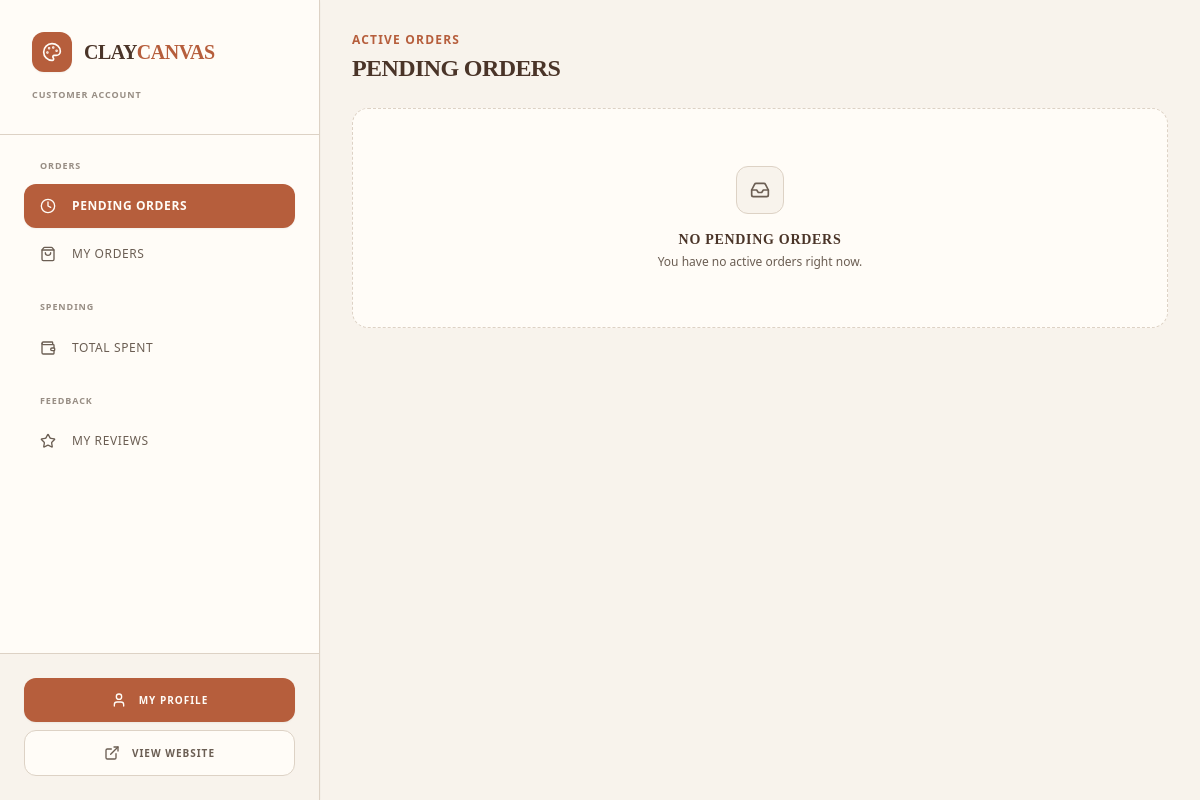
Page /dashboard/ (signed in) on the earlier database version.
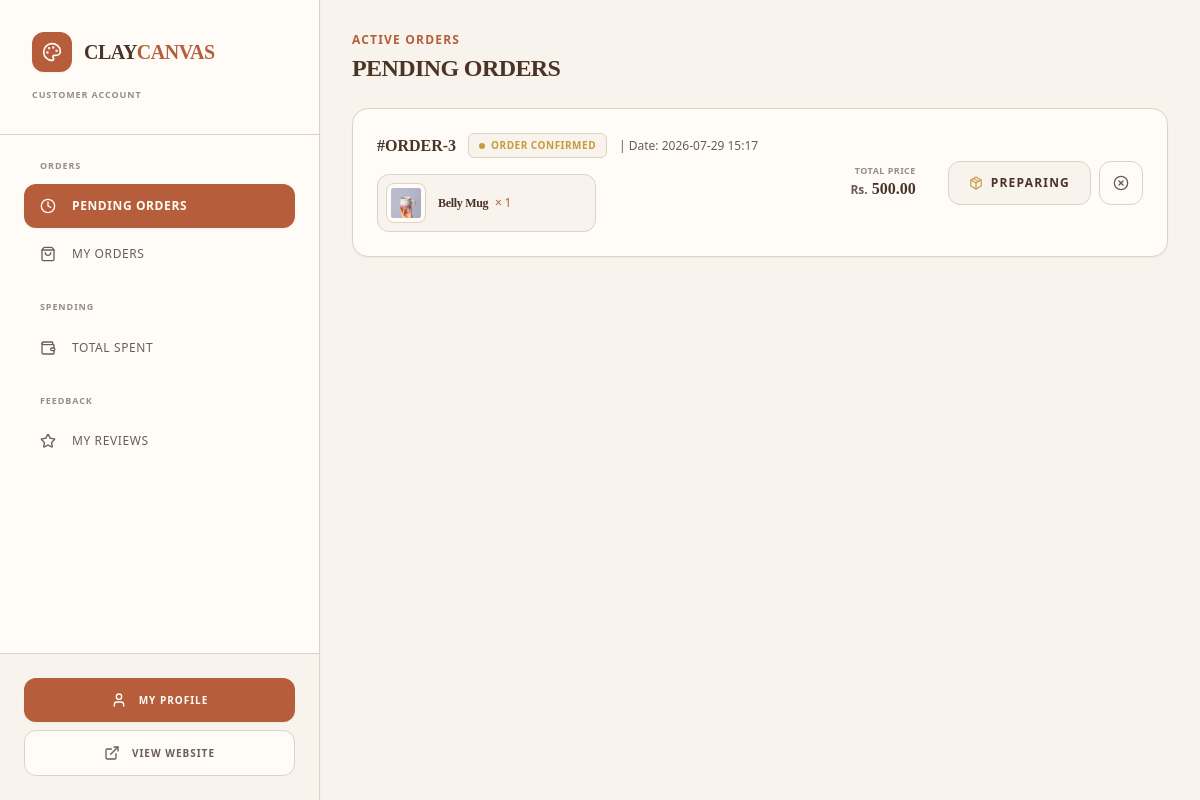
Same page on the later database version.
### cc_app/models.py (models this page shows, shortened)
class Order(models.Model):
    class Status(models.TextChoices):
        CONFIRMED = 'confirmed', 'Order Confirmed'
        SHIPPING = 'shipping', 'In Transit'
        DELIVERED = 'delivered', 'Delivered'
        COMPLETED = 'completed', 'Completed'
        CANCELLED = 'cancelled', 'Cancelled'
    class PaymentMethod(models.TextChoices):
        ESEWA = 'esewa', 'eSewa'
        COD = 'cod', 'Cash on Delivery'
    customer = models.ForeignKey(User, on_delete=models.CASCADE, related_name='orders')
    total_amount = models.DecimalField(max_digits=12, decimal_places=2)
    status = models.CharField(max_length=20, choices=Status.choices, default=Status.CONFIRMED)
    transaction_id = models.CharField(max_length=100, blank=True, null=True, help_text="Payment provider tracking reference ID")
    shipping_address = models.TextField()
    payment_method = models.CharField(max_length=20, choices=PaymentMethod.choices, default=PaymentMethod.ESEWA)
    created_at = models.DateTimeField(auto_now_add=True)

class OrderItem(models.Model):
    order = models.ForeignKey(Order, on_delete=models.CASCADE, related_name='items')
    product = models.ForeignKey(Product, on_delete=models.CASCADE)
    price_at_purchase = models.DecimalField(max_digits=10, decimal_places=2)
    quantity = models.PositiveIntegerField(default=1)

class Product(models.Model):
    class Category(models.TextChoices):
        PAINTINGS = 'paintings', 'Original Paintings'
        POTTERY = 'pottery', 'Handmade Pottery'
        CERAMICS = 'ceramics', 'Sculptures & Ceramics'
        PRINTS = 'prints', 'Canvas & Fine Art Prints'
        ACCESSORIES = 'accessories', 'Art Supplies & Displays'
    name = models.CharField(max_length=255)
    category = models.CharField(max_length=30, choices=Category.choices)
    description = models.TextField(help_text="Detailed description of the artwork, dimensions, and materials used.")
    price = models.DecimalField(max_digits=10, decimal_places=2)
    stock = models.PositiveIntegerField(default=1, help_text="Set to 1 for unique, original one-off masterworks.")
    product_image = models.ImageField(upload_to='images/products/')
    is_active = models.BooleanField(default=True)
    created_at = models.DateTimeField(auto_now_add=True)

### cc_app/views/dashboard.py (the view)
# urls.py: path('dashboard/', customer_dashboard_view, name='customer_dashboard'),
@login_required
def customer_dashboard_view(request):
    if request.user.is_staff:
        messages.error(request, "Staff members do not have a customer dashboard.")
        return redirect('/dashboard/admin/')
    section = request.GET.get('section', 'pending-orders')
    context = {
        'section': section,
        'gross_spent': Order.objects.filter(customer=request.user, status='completed').aggregate(total=models.Sum('total_amount'))['total'] or 0,
        'average_spent': Order.objects.filter(customer=request.user, status='completed').aggregate(average=models.Avg('total_amount'))['average'] or 0,
    }
    if section == 'pending-orders':
        context['pending_orders'] = Order.objects.exclude(customer=request.user, status__in=['completed', 'cancelled']).order_by('-created_at')
    elif section == 'my-orders':
        context['orders'] = Order.objects.filter(customer=request.user, status__in=['completed', 'cancelled']).order_by('-created_at')
    elif section == 'total-spent':
        context['total_spent'] = Order.objects.filter(customer=request.user, status='completed')
    elif section == 'my-reviews':
        context['my_reviews'] = Review.objects.filter(customer=request.user).order_by('-created_at')
    return render(request, 'dashboard/customer_dashboard.html', context)

### cc_app/templates/dashboard/customer_dashboard.html (shortened to what the changed rows need)
<!DOCTYPE html>
<html lang="en">
<head>
    {% load static %}
    <link href="{% static 'css/styles.css' %}" rel="stylesheet" />
</head>
<body class="bg-[#F8F3EC] flex min-h-screen overflow-hidden text-[#6B5E53] font-sans antialiased">
    <aside class="w-80 bg-[#FFFCF7] flex flex-col shadow-sm relative z-30 border-r border-[#DDD2C5]">
        <div class="p-8 border-b border-[#DDD2C5]">
            <div class="flex items-center gap-3">
                <h1 class="text-xl font-bold tracking-tight uppercase font-serif text-[#4A3428]">
                    Clay<span class="text-[#B65E3C]">Canvas</span>
                </h1>
            </div>
        </div>
    </aside>
    <main class="flex-grow flex flex-col h-screen overflow-y-auto bg-[#F8F3EC] p-6 sm:p-8">
        {% if section == 'pending-orders' or not section %}
            {% include 'dashboard/customer/_pending_orders.html' %}
        {% elif section == 'my-orders' %}
            {% include 'dashboard/customer/_my_orders.html' %}
        {% elif section == 'total-spent' %}
            {% include 'dashboard/customer/_total_spent.html' %}
        {% elif section == 'my-reviews' %}
            {% include 'dashboard/customer/_my_reviews.html' %}
        {% endif %}
    </main>
</body>
</html>

### cc_app/templates/dashboard/customer/_pending_orders.html (shortened to what the changed rows need)
<div class="space-y-6">
    <div>
        <h2 class="text-xs font-bold uppercase tracking-widest text-[#B65E3C] mb-1">Active Orders</h2>
    </div>
    <div class="space-y-4">
        {% for order in pending_orders %}
            <div class="bg-[#FFFCF7] border border-[#DDD2C5] rounded-2xl p-6 min-h-[140px] flex flex-col lg:flex-row lg:items-center justify-between gap-6 hover:border-[#B65E3C] transition-all shadow-sm group">
                <div class="space-y-4 flex-grow w-full">
                    <div class="flex flex-wrap items-center gap-3">
                        <span class="font-bold text-base text-[#4A3428] font-serif">#ORDER-{{ order.id }}</span>
                        {% if order.status == 'confirmed' %}
                            <span class="inline-flex items-center gap-1.5 px-2.5 py-1 rounded-md bg-[#F8F3EC] border border-[#DDD2C5] text-[#C89B3C] text-[10px] font-bold uppercase tracking-wider">
                                <span class="w-1.5 h-1.5 rounded-full bg-[#C89B3C]"></span> {{ order.get_status_display }}
                            </span>
                        {% elif order.status == 'shipping' %}
                            <span class="inline-flex items-center gap-1.5 px-2.5 py-1 rounded-md bg-[#F8F3EC] border border-[#DDD2C5] text-[#B65E3C] text-[10px] font-bold uppercase tracking-wider">
                                <span class="w-1.5 h-1.5 rounded-full bg-[#B65E3C]"></span> {{ order.get_status_display }}
                            </span>
                        {% elif order.status == 'completed' or order.status == 'delivered' %}
                            <span class="inline-flex items-center gap-1.5 px-2.5 py-1 rounded-md bg-[#F8F3EC] border border-[#DDD2C5] text-[#5B8A5A] text-[10px] font-bold uppercase tracking-wider">
                                <span class="w-1.5 h-1.5 rounded-full bg-[#5B8A5A]"></span> {{ order.get_status_display }}
                            </span>
                        {% else %}
                            <span class="inline-flex items-center gap-1.5 px-2.5 py-1 rounded-md bg-[#F8F3EC] border border-[#DDD2C5] text-[#6B5E53] text-[10px] font-bold uppercase tracking-wider">
                                <span class="w-1.5 h-1.5 rounded-full bg-[#6B5E53]"></span> {{ order.get_status_display }}
                            </span>
                        {% endif %}
                        <span class="text-xs text-[#6B5E53] font-medium">| Date: {{ order.created_at|date:"Y-m-d H:i" }}</span>
                    </div>
                    <div class="grid grid-cols-1 sm:grid-cols-2 gap-3 max-w-4xl">
                        {% for item in order.items.all %}
                            <div class="flex items-center gap-3 bg-[#F8F3EC] border border-[#DDD2C5] p-2 rounded-xl">
                                <div class="w-10 h-10 bg-[#FFFCF7] border border-[#DDD2C5] rounded-lg overflow-hidden flex items-center justify-center p-1 shrink-0">
                                    {% if item.product.product_image %}
                                        <img src="{{ item.product.product_image.url }}" alt="{{ item.product.name }}" class="w-full h-full object-cover rounded-sm">
                                    {% else %}
                                        <i data-lucide="palette" class="w-5 h-5 text-[#6B5E53]/40"></i>
                                    {% endif %}
                                </div>
                                <span class="text-[#4A3428] text-xs font-bold tracking-tight truncate font-serif">
                                    {{ item.product.name }} <span class="text-[#B65E3C] font-sans font-medium ml-1">× {{ item.quantity }}</span>
                                </span>
                            </div>
                        {% endfor %}
                    </div>
                </div>
                <div class="flex items-center justify-between lg:justify-end gap-8 border-t lg:border-t-0 border-[#DDD2C5] pt-4 lg:pt-0 shrink-0">
                    <div class="flex flex-col lg:text-right">
                        <span class="text-[9px] uppercase font-bold tracking-wider text-[#6B5E53]/70">Total Price</span>
                        <div class="flex items-baseline gap-0.5">
                            <span class="text-xs font-bold text-[#6B5E53] mr-0.5">Rs.</span>
                            <span class="text-base font-bold text-[#4A3428] font-serif">{{ order.total_amount|floatformat:2 }}</span>
                        </div>
                    </div>
                    <div class="flex items-center gap-2">
                        {% if order.status == "confirmed" %}
                            <div class="bg-[#F8F3EC] border border-[#DDD2C5] text-[#4A3428] font-bold h-11 px-5 rounded-xl flex items-center justify-center gap-2 text-xs uppercase tracking-widest whitespace-nowrap">
                                <i data-lucide="package" class="w-3.5 h-3.5 text-[#C89B3C]"></i>
                                <span>Preparing</span>
                            </div>
                        {% elif order.status == "shipping" %}
                            <div class="bg-[#F8F3EC] border border-[#DDD2C5] text-[#4A3428] font-bold h-11 px-5 rounded-xl flex items-center justify-center gap-2 text-xs uppercase tracking-widest whitespace-nowrap">
                                <i data-lucide="truck" class="w-3.5 h-3.5 text-[#B65E3C]"></i>
                                <span>On The Way</span>
                            </div>
                        {% endif %}
                        <a href="/order/cancel/{{ order.id }}" class="bg-[#FFFCF7] hover:bg-[#F8F3EC] border border-[#DDD2C5] hover:border-[#B4473A] text-[#6B5E53] hover:text-[#B4473A] h-11 w-11 rounded-xl transition-all flex items-center justify-center active:scale-95" title="Cancel Order">
                            <i data-lucide="x-circle" class="w-4 h-4"></i>
                        </a>
                    </div>
                </div>
            </div>
        {% empty %}
            <div class="flex flex-col items-center justify-center text-center p-12 bg-[#FFFCF7] border border-dashed border-[#DDD2C5] rounded-2xl min-h-[220px]">
                <div class="w-12 h-12 rounded-xl bg-[#F8F3EC] border border-[#DDD2C5] flex items-center justify-center mb-4 text-[#6B5E53]">
                    <i data-lucide="inbox" class="w-5 h-5"></i>
                </div>
                <h3 class="text-sm font-bold text-[#4A3428] uppercase tracking-wider mb-1 font-serif">No Pending Orders</h3>
                <p class="text-xs text-[#6B5E53] max-w-xs font-medium">You have no active orders right now.</p>
            </div>
        {% endfor %}
    </div>
</div>

Differences in the rows shown:
added Order: id "3", status "ORDER CONFIRMED", created_at "2026-07-29 15:17", total_amount "500.00", shows "PREPARING"
added OrderItem: product.product_image (picture), product.name "Belly Mug", quantity "1"
Other differences:
text no longer shown: "NO PENDING ORDERS You have no active orders right now."
